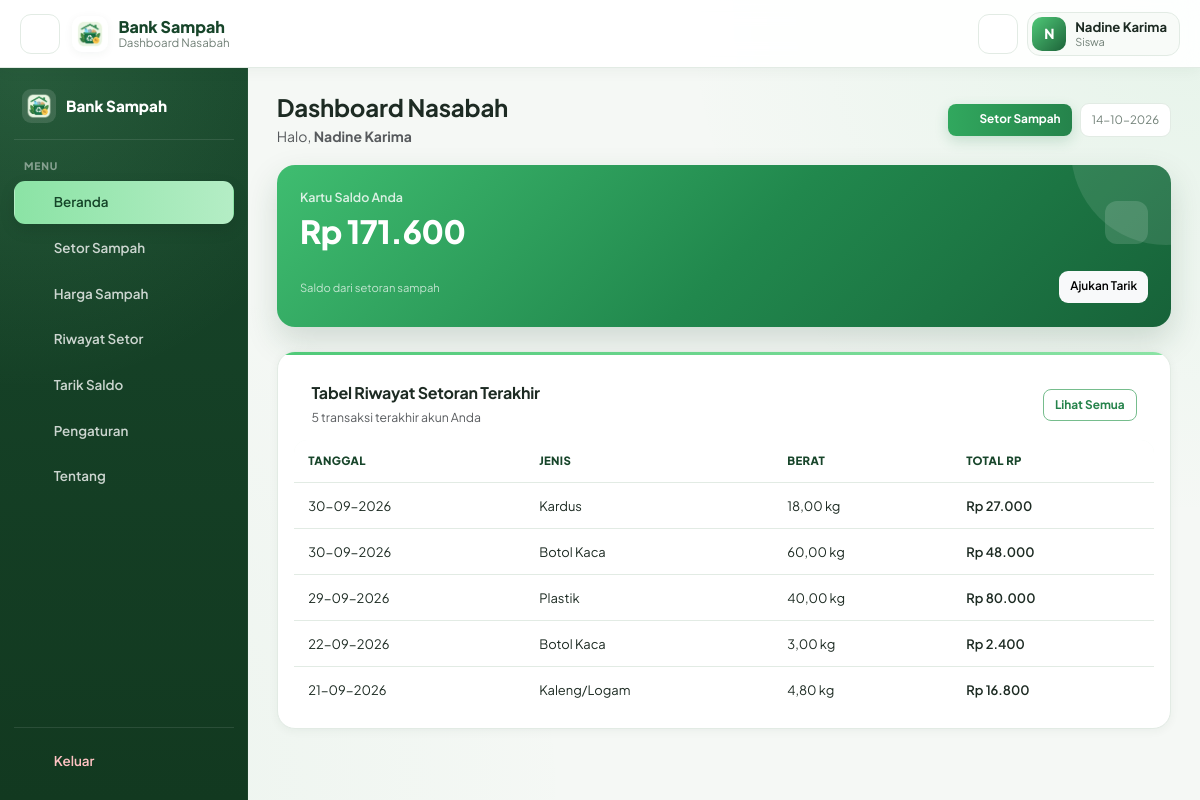
Screenshot of /anggota/dashboard.php (signed in) with the database file from the repository.
### tables this page shows
CREATE TABLE `users` (
  `id_user` int(11) NOT NULL,
  `nama` varchar(100) NOT NULL,
  `username` varchar(50) NOT NULL,
  `password` varchar(255) NOT NULL,
  `role` enum('admin','guru','siswa','pengepul') NOT NULL,
  `saldo` decimal(12,2) NOT NULL DEFAULT 0.00
);

CREATE TABLE `transaksi` (
  `id_transaksi` int(11) NOT NULL,
  `id_user` int(11) NOT NULL,
  `id_sampah` int(11) DEFAULT NULL,
  `tipe` varchar(20) NOT NULL DEFAULT 'setor',
  `berat_kg` decimal(10,2) NOT NULL,
  `total_rp` decimal(12,2) NOT NULL,
  `metode_topup` varchar(30) DEFAULT NULL,
  `tanggal` datetime NOT NULL DEFAULT current_timestamp()
);

CREATE TABLE `sampah` (
  `id_sampah` int(11) NOT NULL,
  `jenis_sampah` varchar(100) NOT NULL,
  `harga_per_kg` decimal(12,2) NOT NULL DEFAULT 0.00,
  `harga_jual` decimal(12,2) NOT NULL DEFAULT 0.00,
  `stok_kg` decimal(10,2) NOT NULL DEFAULT 0.00
);

### anggota/dashboard.php (the view, shortened to what this page needs)
<?php
require_once __DIR__ . '/../includes/functions.php';
$id_user = (int) $_SESSION['id_user'];
$stmt = $pdo->prepare("SELECT saldo FROM users WHERE id_user = ?");
$stmt->execute([$id_user]);
$saldo = (float) $stmt->fetchColumn();
$riwayat = $pdo->prepare("
    SELECT t.*, s.jenis_sampah
    FROM transaksi t
    JOIN sampah s ON s.id_sampah = t.id_sampah
    WHERE t.id_user = ?
    ORDER BY t.id_transaksi DESC
    LIMIT 5
");
$riwayat->execute([$id_user]);
$riwayat = $riwayat->fetchAll();
include __DIR__ . '/../includes/header.php';
include __DIR__ . '/../includes/sidebar_anggota.php';
?>
<main class="app-main">
    <div class="dashboard-head">
        <div>
            <h4 class="mb-1">Dashboard Nasabah</h4>
            <p class="text-muted mb-0">Halo, <strong><?= clean($_SESSION['nama']) ?></strong></p>
        </div>
        <div class="d-flex align-items-center gap-2">
            <a href="setor.php" class="btn btn-success btn-sm"><?= icon('deposit') ?> Setor Sampah</a>
            <div class="dashboard-date">
                <?= date('d-m-Y') ?>
            </div>
        </div>
    </div>
    <section class="member-saldo-card mb-4">
        <div class="saldo-card-top">
            <div>
                <div class="saldo-card-title">Kartu Saldo Anda</div>
                <div class="saldo-card-amount"><?= rupiah($saldo) ?></div>
            </div>
            <div class="saldo-card-icon"><?= icon('wallet') ?></div>
        </div>
        <div class="saldo-card-bottom">
            <span class="saldo-card-note">Saldo dari setoran sampah</span>
            <a href="tarik_saldo.php" class="btn btn-light btn-sm fw-semibold">Ajukan Tarik</a>
        </div>
    </section>
    <section class="card card-stat dashboard-history-card">
        <div class="history-header">
            <div>
                <h6 class="mb-1">Tabel Riwayat Setoran Terakhir</h6>
                <small class="text-muted">5 transaksi terakhir akun Anda</small>
            </div>
            <a href="riwayat.php" class="btn btn-outline-success btn-sm">Lihat Semua</a>
        </div>
        <div class="table-responsive">
            <table class="table align-middle mb-0">
                <thead>
                    <tr>
                        <th>Tanggal</th>
                        <th>Jenis</th>
                        <th>Berat</th>
                        <th>Total Rp</th>
                    </tr>
                </thead>
                <tbody>
                <?php if (empty($riwayat)): ?>
                    <tr>
                        <td colspan="4" class="text-center text-muted py-4">Belum ada riwayat setor</td>
                    </tr>
                <?php else: foreach ($riwayat as $r): ?>
                    <tr>
                        <td><?= date('d-m-Y', strtotime($r['tanggal'])) ?></td>
                        <td><?= clean($r['jenis_sampah']) ?></td>
                        <td><?= number_format((float)$r['berat_kg'], 2, ',', '.') ?> kg</td>
                        <td class="fw-semibold"><?= rupiah($r['total_rp']) ?></td>
                    </tr>
                <?php endforeach; endif; ?>
                </tbody>
            </table>
        </div>
    </section>
</main>
<?php include __DIR__ . '/../includes/footer.php'; ?>

### rows the page displays
users: saldo "Rp 171.600"
transaksi: tanggal "30-09-2026", id_sampah.jenis_sampah "Kardus", berat_kg "18,00", total_rp "Rp 27.000"
transaksi: tanggal "30-09-2026", id_sampah.jenis_sampah "Botol Kaca", berat_kg "60,00", total_rp "Rp 48.000"
transaksi: tanggal "29-09-2026", id_sampah.jenis_sampah "Plastik", berat_kg "40,00", total_rp "Rp 80.000"
transaksi: tanggal "22-09-2026", id_sampah.jenis_sampah "Botol Kaca", berat_kg "3,00", total_rp "Rp 2.400"
transaksi: tanggal "21-09-2026", id_sampah.jenis_sampah "Kaleng/Logam", berat_kg "4,80", total_rp "Rp 16.800"

### other values shown
$page_title "Dashboard Nasabah"
$inisial "N"
$nama_user "Nadine Karima"
$role_user "Siswa"
$_SESSION['nama'] "Nadine Karima"
